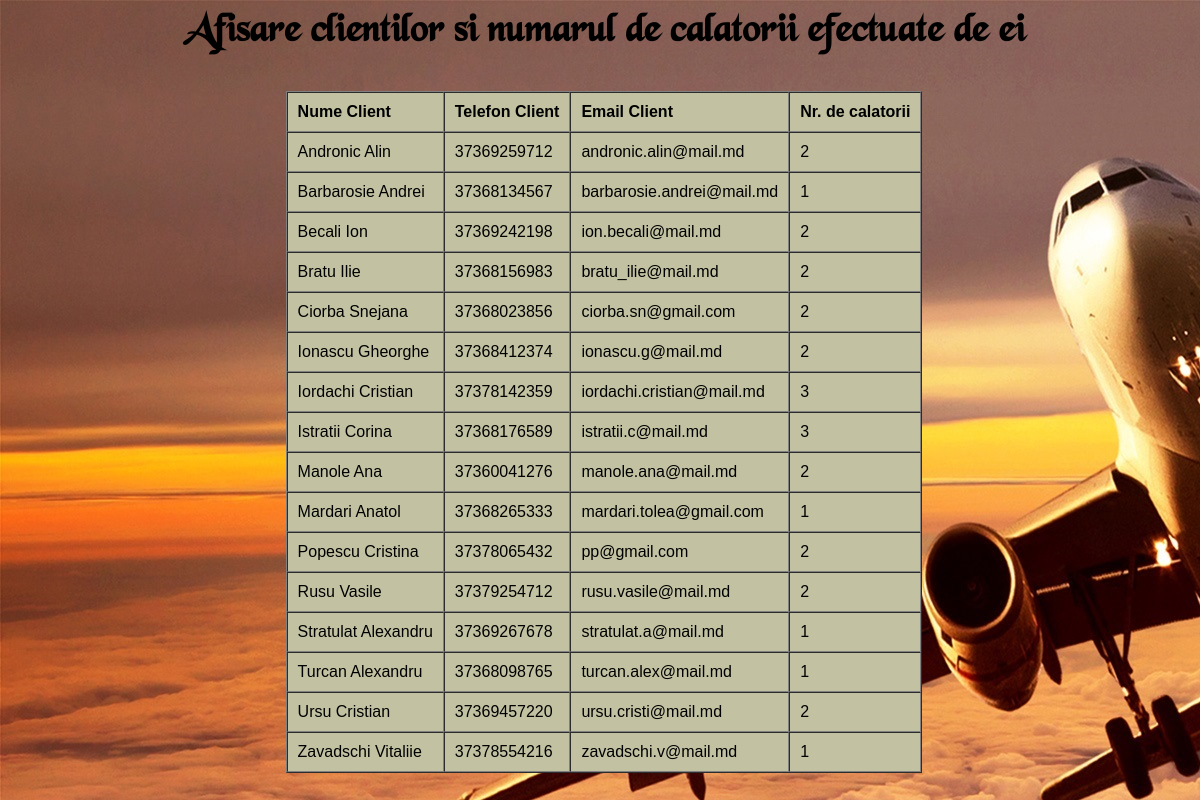
Screenshot of /rapoarte/calatorii_clienti.php (signed in) with the database file from the repository.
### tables this page shows
CREATE TABLE `clienti` (
  `id_client` int(11) NOT NULL,
  `nume_client` varchar(100) NOT NULL,
  `telefon` varchar(30) DEFAULT NULL,
  `email` varchar(30) DEFAULT NULL
);

### rapoarte/calatorii_clienti.php (the view, shortened to what this page needs)
<html>
<head>
  <link rel="stylesheet" type="text/css" href="../style.css">
</head>
<?php
if(!isset($_SESSION["sesiune"])){
 header("Location: ../logare.php");
}else{
 require("../conexiune.php");
 $sql="select*from nrcalatorii_clienti ";
 if ($result = $mysqli->query($sql)) {} else {echo "Eroare: " . $mysqli ->error;}
 if ($result->num_rows > 0) {
   echo "<body   style=\"overflow:none;\"  >";
   echo "<h2 class=\"h1\" align=\"center\">Afisare clientilor si numarul de calatorii efectuate de ei</h2>
   <table align=\"center\" cellpadding=10 cellspacing=0 border=1 style=\"margin-top:1%;background-color:#c2c2a3; \" >";
     echo "<tr><td class=\"tr\">Nume Client</td>
               <td class=\"tr\">Telefon Client</td>
               <td class=\"tr\">Email Client</td>
               <td class=\"tr\">Nr. de calatorii</td></b>";
     while($row = $result->fetch_array())  {
      echo "<tr>";
      echo "<td>".$row[0]."</td>";
      echo "<td>".$row[1]."</td>";
      echo "<td>".$row[2]."</td>";
      echo "<td>".$row[3]."</td>";
      echo "</tr>";
    }
    echo "</table>";
  }
  else {
    echo "Nu a fost găsit nici un rând!";
  }
}
?>
</body>
</html>

### style.css (style rules this page uses)
html { font-family: sans-serif; -webkit-text-size-adjust: 100%; -ms-text-size-adjust: 100%; }
td.tr { text-decoration-style:solid; text-decoration-style: inherit; font-weight: bold; }
body { background-image:url("plane.jpg"); background-repeat: no-repeat; background-attachment: cover; }

### rapoarte/calatorii_clienti.php (style rules this page uses)
h2.h1 { font-family:blackc; font-size: 30pt; }
body { background-image:url("plane.jpg"); background-repeat: no-repeat; background-attachment: cover; margin-right:0%; }

### rows the page displays
clienti: nume_client "Andronic Alin", telefon "37369259712", email "andronic.alin@mail.md", row "2"
clienti: nume_client "Barbarosie Andrei", telefon "37368134567", email "barbarosie.andrei@mail.md", row "1"
clienti: nume_client "Becali Ion", telefon "37369242198", email "ion.becali@mail.md", row "2"
clienti: nume_client "Bratu Ilie", telefon "37368156983", email "bratu_ilie@mail.md", row "2"
clienti: nume_client "Ciorba Snejana", telefon "37368023856", email "ciorba.sn@gmail.com", row "2"
clienti: nume_client "Ionascu Gheorghe", telefon "37368412374", email "ionascu.g@mail.md", row "2"
clienti: nume_client "Iordachi Cristian", telefon "37378142359", email "iordachi.cristian@mail.md", row "3"
clienti: nume_client "Istratii Corina", telefon "37368176589", email "istratii.c@mail.md", row "3"
clienti: nume_client "Manole Ana", telefon "37360041276", email "manole.ana@mail.md", row "2"
clienti: nume_client "Mardari Anatol", telefon "37368265333", email "mardari.tolea@gmail.com", row "1"
clienti: nume_client "Popescu Cristina", telefon "37378065432", email "pp@gmail.com", row "2"
clienti: nume_client "Rusu Vasile", telefon "37379254712", email "rusu.vasile@mail.md", row "2"
clienti: nume_client "Stratulat Alexandru", telefon "37369267678", email "stratulat.a@mail.md", row "1"
clienti: nume_client "Turcan Alexandru", telefon "37368098765", email "turcan.alex@mail.md", row "1"
clienti: nume_client "Ursu Cristian", telefon "37369457220", email "ursu.cristi@mail.md", row "2"
clienti: nume_client "Zavadschi Vitaliie", telefon "37378554216", email "zavadschi.v@mail.md", row "1"
